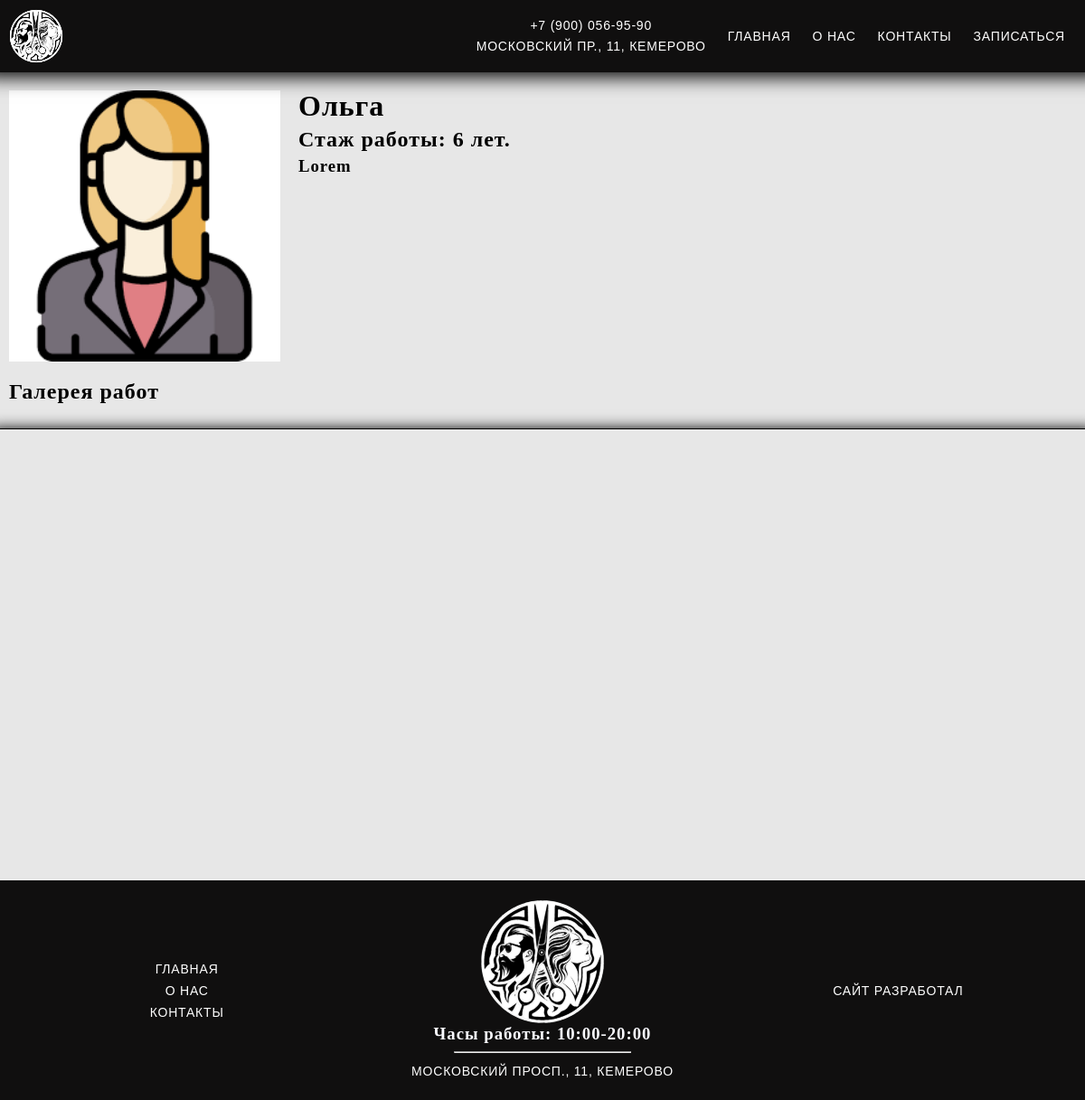
Screenshot of /master/olga/ with the database file from the repository.
### main/models.py (models this page shows, shortened)
class Master(models.Model):
    category = models.ForeignKey(CategoryMaster, related_name='prices',
                                 verbose_name='Категория',
                                 on_delete=models.CASCADE)
    title = models.CharField(max_length=200, db_index=True,
                             verbose_name='ФИО')
    experience = models.CharField(verbose_name='Стаж рааботы', max_length=20)
    description = models.TextField(blank=True, verbose_name="Описание")
    class Meta:
        ordering = ('title',)
        verbose_name = 'Мастер'
        verbose_name_plural = 'Мастера'

class CategoryMaster(models.Model):
    name = models.CharField(verbose_name='Имя мастера', max_length=100)
    slug = models.SlugField(verbose_name='URL', db_index=True, null=True)
    image = models.ImageField(verbose_name="Фото мастера",
                              blank=True,
                              default='images/thumbnails/unnamed.jpg',
                              upload_to='images/cat_lookbook/%Y/%m/%d',
                              validators=[FileExtensionValidator(
                                  allowed_extensions=(
                                      'png', 'jpg', 'webp', 'jpeg', 'gif'))]
                              )
    class Meta:
        ordering = ('name',)
        verbose_name = 'Категория мастера'
        verbose_name_plural = 'Категории мастеров'

### main/views.py (the view)
# urls.py: path('master/<slug:category_slug>/', views.category_master_detail, name='category_master_detail'),
def category_master_detail(request, category_slug):
    category_instance = get_object_or_404(CategoryMaster, slug=category_slug)
    masters = Master.objects.filter(category=category_instance)
    context = {'category_instance': category_instance, 'masters': masters}
    return render(request, 'main/master_details.html', context)

### templates/main/master_details.html (shortened to what this page needs)
{% extends 'base.html' %}
{% load static %}
{% block js %}
<link rel="stylesheet" href="{% static 'css/details_master.css' %}">
{% endblock %}
{% block content %}
<div class="container">
    <div class="masters_container">
        {% for master in masters %}
            <div class="lookbook-item">
                <img src="{{ category_instance.image.url }}" alt=""
                     class="master-image">
                <div class="image-caption">
                    <h1>{{ master.title }}</h1>
                    <h2>Стаж работы: {{ master.experience }} лет.</h2>
                    <h3>{{ master.description }}</h3>
                    </div>
                </div>
           <h2> Галерея работ</h2>
    </div>
        {% endfor %}
</div>
{% endblock %}

### static/src/base.css (style rules this page uses)
body { background-color: #e7e7e7; scrollbar-width: thin; scrollbar-color: black white; }
*, *::before, *::after { box-sizing: border-box; }
html { -moz-text-size-adjust: none; -webkit-text-size-adjust: none; text-size-adjust: none; }
body, h1, h2, h3, h4, p, figure, blockquote, dl, dd { margin: 0; letter-spacing: .8px; }
body { min-height: 100vh; line-height: 1.5; }
h1, h2, h3, h4, button, input, label { line-height: 1.1; }
h1, h2, h3, h4 { text-wrap: balance; letter-spacing: .8px; }
img, picture { max-width: 100%; display: block; }
.container { max-width: calc(var(--index) * 60); margin: 0px auto; padding: 0px 10px; }
:root { --index: calc(1vw + 1vh); --color-header: #f1efef; --color-text: #000000; --gallery-gap: calc(var(--index) * 10); --color: #ffffff; --primary-color: #1c1c1c; --secondary-color: #e7e7e7; }

### static/css/details_master.css (style rules this page uses)
.master-image { width: calc(var(--index)* 15); }
.lookbook-item { margin: calc(var(--index)* 1) 0; display: flex; flex-direction: row; align-items: flex-start; }
.image-caption { margin-left: calc(var(--index)* 1); display: flex; gap: calc(var(--index)* .3); flex-direction: column; }
.image-caption h1, h2, h3 { letter-spacing: calc(var(--index) * .05); font-family: 'GolosTextWebRegular'; }
.image-caption h1, h2 { font-family: 'mont'; }

### rows the page displays
Master: image (picture), title "Ольга", experience "6", description "Lorem"
